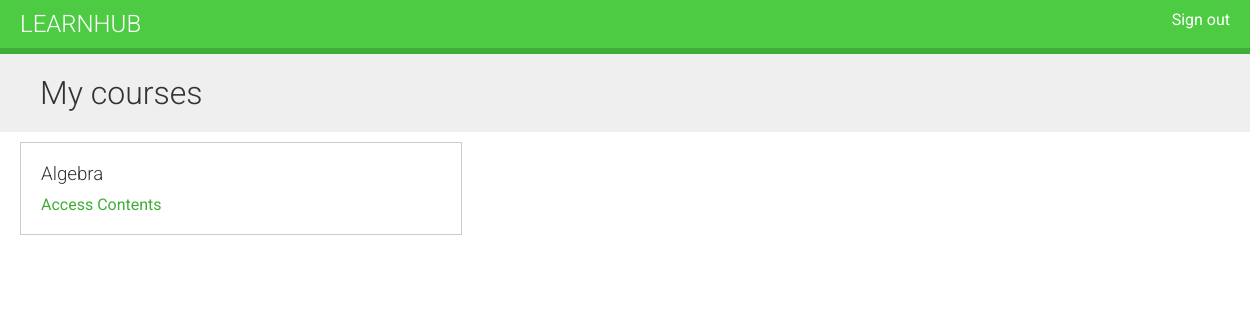
The page /students/courses/ (signed in) on the database as committed earlier.
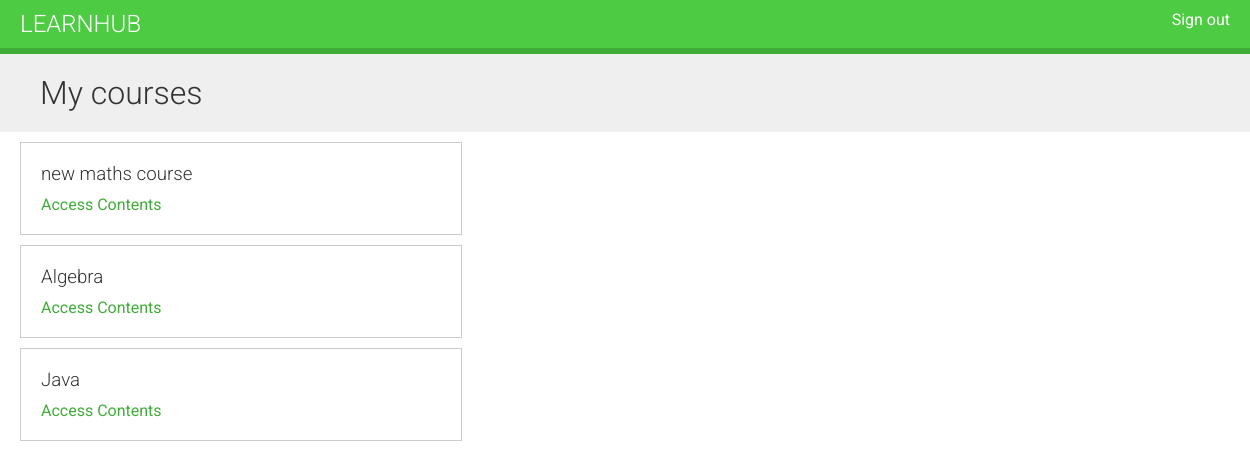
The same page on the database as committed later.
### courses/models.py (models this page shows, shortened)
class Course(models.Model):
    owner = models.ForeignKey(User, related_name='courses_created', on_delete=models.CASCADE)
    subject = models.ForeignKey(Subject, related_name='courses', on_delete=models.CASCADE)
    title = models.CharField(max_length=200)
    slug = models.SlugField(max_length=200, unique=True)
    overview = models.TextField()
    created = models.DateTimeField(auto_now_add=True)
    students = models.ManyToManyField(User,related_name='courses_joined',blank=True)
    class Meta:
        ordering = ['-created']

### students/views.py (the view)
# urls.py: path('courses/',views.StudentCourseListView.as_view(),name='student_course_list'),
class StudentCourseListView(LoginRequiredMixin,ListView):
    model = Course
    template_name = 'students/course/list.html'
    def get_queryset(self):
        qs = super(StudentCourseListView, self).get_queryset()
        return qs.filter(students__in=[self.request.user])

### students/templates/students/course/list.html (shortened to what this page needs)
{% extends "base.html"%}
{% block content %}
    <h1>My courses</h1>
    <div class="module">
        {% for course in object_list %}
            <div class="course-info">
                <h3>{{course.title}}</h3>
                <p><a href="{% url 'student_course_detail' course.id %}">Access Contents</a></p>
            </div>
        {% empty %}
            <p>
                You are not enrolled in any courses yet.
                <a href="{% url 'course_list' %}">Browse Courses</a>
            </p>
        {% endfor%}
    </div>
{% endblock%}

Rows that differ between the two databases and show on the page:
added Course: title "new maths course"
now on this page (row unchanged): Course: title "Java"
